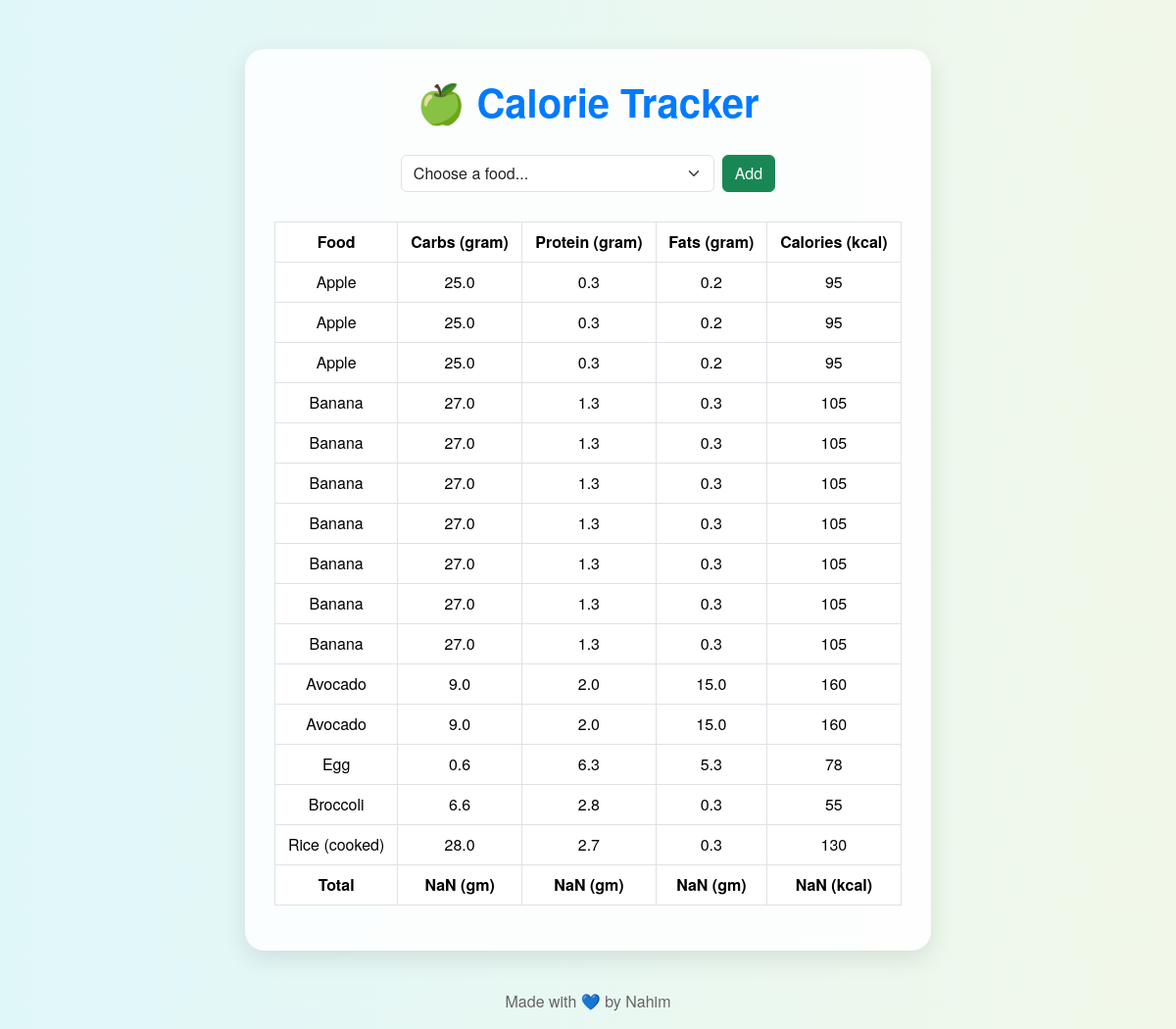
/foods/ (signed in), run on an earlier commit of the app's database.
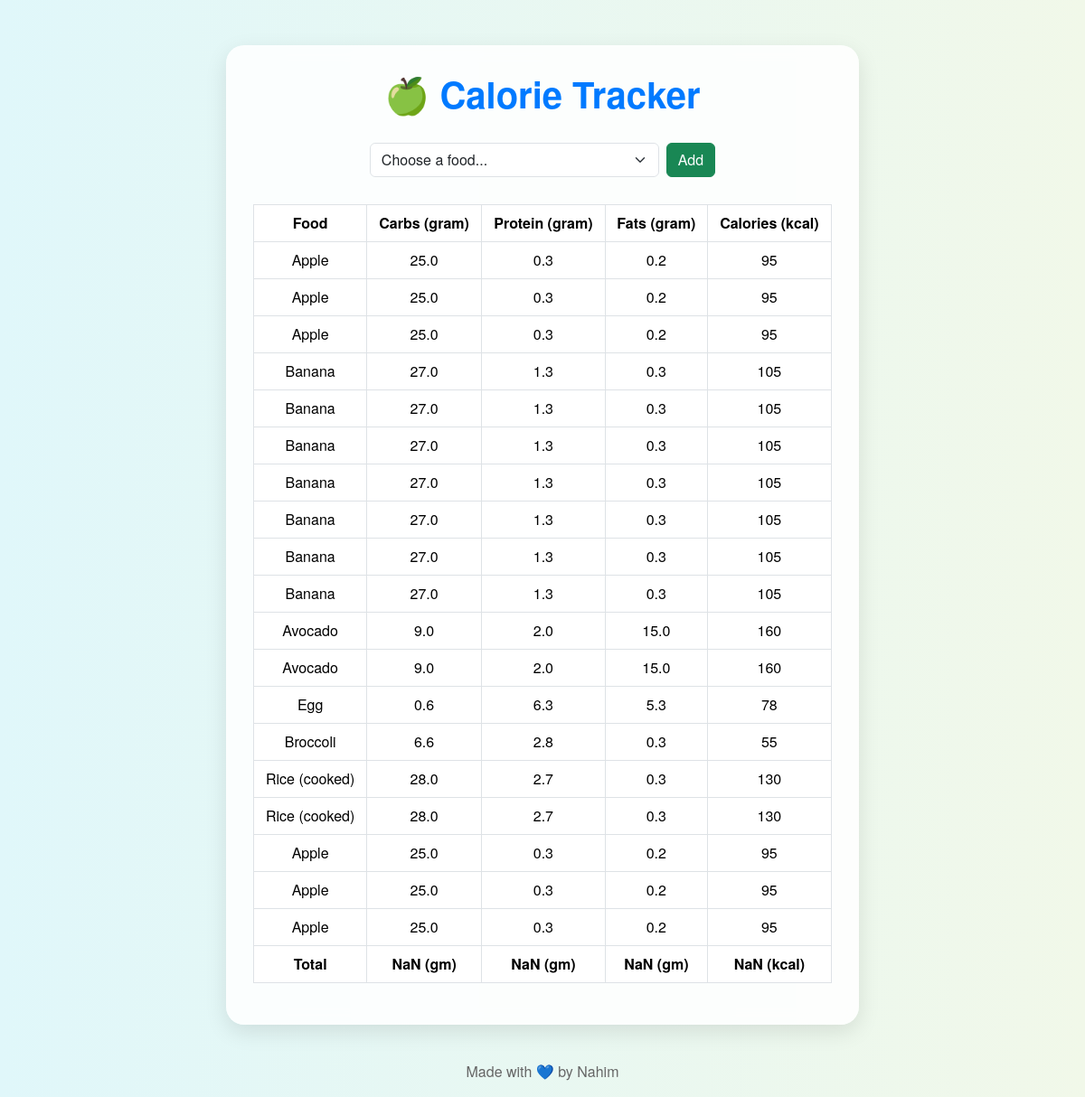
And on a later commit of the database.
### myapp/models.py (models this page shows, shortened)
class Consume(models.Model):
    user = models.ForeignKey(User, on_delete=models.CASCADE)
    food_consumed = models.ForeignKey(Food,on_delete=models.CASCADE)

class Food(models.Model):
    name = models.CharField(max_length=100)
    carbs = models.FloatField()
    protein = models.FloatField()
    fats = models.FloatField()
    calories = models.IntegerField()

### myapp/views.py (the view)
# urls.py: path('foods/',views.index,name='index'),
def index(request):
    if request.method == "POST":
        food_consumed = request.POST['food_consumed']
        consume = Food.objects.get(name=food_consumed)
        user = request.user
        consume = Consume(user=user,food_consumed=consume)
        consume.save()
        return redirect('index')
        foods = Food.objects.all()
    else:
        foods = Food.objects.all()
    consumed_food =  Consume.objects.filter(user=request.user)
    return render(request, 'myapp/index.html', {
        "foods": foods,
        "consumed_food": consumed_food
    })

### myapp/templates/myapp/index.html (shortened to what this page needs)
<!DOCTYPE html>
<html lang="en">
<head>
    <link href="https://cdn.jsdelivr.net/npm/bootstrap@5.3.3/dist/css/bootstrap.min.css" rel="stylesheet">
</head>
<body>
    <div class="container">
        <h1>🍏 Calorie Tracker</h1>
        <form method="POST" class="d-flex justify-content-center align-items-center gap-2">
            <select name="food_consumed" id="food_consumed" class="form-select w-50">
                <option selected disabled>Choose a food...</option>
            </select>
            <button type="submit" class="btn btn-success">Add</button>
        </form>
        <table id="table" class="table table-bordered table-hover text-center">
            <thead>
                 <th>Food</th>
                <th>Carbs (gram)</th>
                <th>Protein (gram)</th>
                <th>Fats (gram)</th>
                <th>Calories (kcal)</th>
            </thead>
            <tbody>
                {% for c in consumed_food %}
                <tr>
                    <td>{{ c.food_consumed.name }}</td>
                    <td>{{ c.food_consumed.carbs }}</td>
                    <td>{{ c.food_consumed.protein }}</td>
                    <td>{{ c.food_consumed.fats }}</td>
                    <td>{{ c.food_consumed.calories }}</td>
                </tr>
                {% empty %}
                <tr>
                    <td colspan="5">No food consumed yet 🍽️</td>
                </tr>
                {% endfor %}
                <tr>
                    <td id="name"><b>Total</b></td>
                    <td id="totalCarbs"><b></b></td>
                    <td id="totalProtein"><b></b></td>
                    <td id="totalFats"><b></b></td>
                    <td id="totalCalories"><b></b></td>
                </tr>
            </tbody>
        </table>
    </div>
    <div class="footer">
        <p>Made with 💙 by Nahim</p>
    </div>
</body>
</html>

### myapp/templates/myapp/index.html (style rules this page uses)
body { background: linear-gradient(to right, #e0f7fa, #f1f8e9); font-family: "Helvetica Neue", Arial, sans-serif; padding-top: 50px; }
.container { max-width: 700px; background: rgba(255, 255, 255, 0.85); border-radius: 20px; box-shadow: 0 8px 25px rgba(0, 0, 0, 0.1); padding: 30px; backdrop-filter: blur(8px); }
h1 { color: #007aff; text-align: center; font-weight: 600; margin-bottom: 30px; }
select, button { border-radius: 12px; }
button { background-color: #00bfa5; border: none; color: white; padding: 10px 20px; transition: 0.3s; }
table { margin-top: 30px; }
th { background-color: #007aff; color: white; }
td { background-color: #f9f9f9; }
.footer { text-align: center; margin-top: 40px; color: #666; }

What changed in the data, as far as the page shows it:
added Consume: food_consumed.name "Rice (cooked)", food_consumed.carbs "28.0", food_consumed.protein "2.7", food_consumed.fats "0.3", food_consumed.calories "130"
added Consume: food_consumed.name "Apple", food_consumed.carbs "25.0", food_consumed.protein "0.3", food_consumed.fats "0.2", food_consumed.calories "95"
added Consume: food_consumed.name "Apple", food_consumed.carbs "25.0", food_consumed.protein "0.3", food_consumed.fats "0.2", food_consumed.calories "95"
added Consume: food_consumed.name "Apple", food_consumed.carbs "25.0", food_consumed.protein "0.3", food_consumed.fats "0.2", food_consumed.calories "95"
